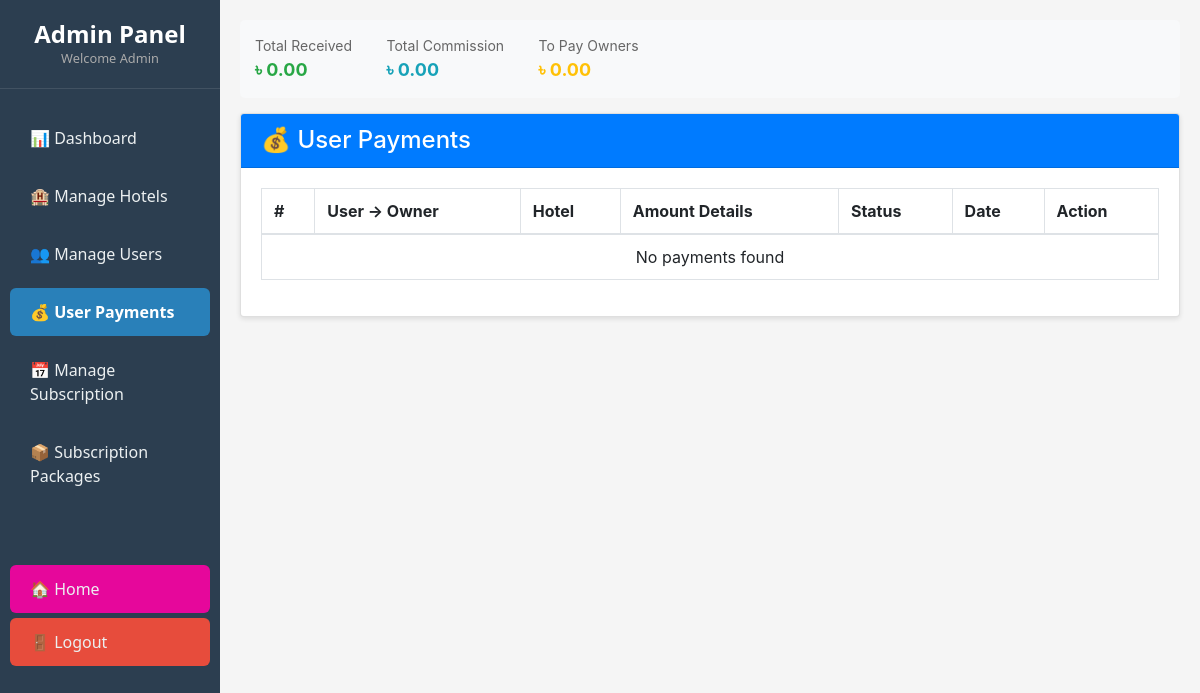
Before: /admin/manage_payments.php (signed in) with the older database file.
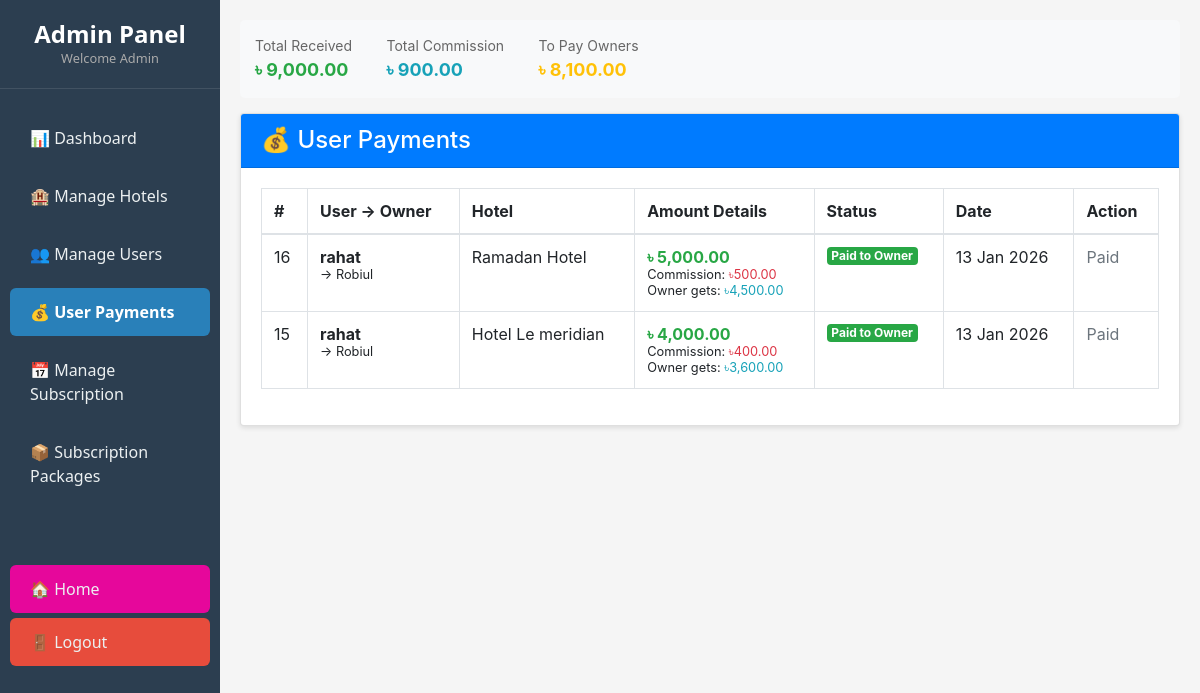
After: the same page with the newer database file.
### tables this page shows
CREATE TABLE `user_payments` (
  `id` int(11) NOT NULL,
  `user_id` int(11) DEFAULT NULL,
  `owner_id` int(11) DEFAULT NULL,
  `booking_id` int(11) DEFAULT NULL,
  `hotel_name` varchar(200) DEFAULT NULL,
  `amount` decimal(10,2) DEFAULT NULL,
  `tran_id` varchar(100) DEFAULT NULL,
  `payment_status` enum('pending','success','failed','cancelled') DEFAULT 'pending',
  `admin_status` enum('pending','paid_to_owner') DEFAULT 'pending',
  `created_at` timestamp NOT NULL DEFAULT current_timestamp(),
  `owner_paid_status` enum('pending','paid') DEFAULT 'pending',
  `owner_paid_date` timestamp NULL DEFAULT NULL,
  `commission` decimal(10,2) DEFAULT 0.00,
  `owner_amount` decimal(10,2) DEFAULT 0.00,
  `receipt_id` varchar(50) DEFAULT NULL
);

CREATE TABLE `users` (
  `id` int(11) NOT NULL,
  `name` varchar(100) DEFAULT NULL,
  `email` varchar(150) DEFAULT NULL,
  `password` varchar(255) DEFAULT NULL,
  `role` enum('admin','owner','user') DEFAULT 'user',
  `created_at` timestamp NOT NULL DEFAULT current_timestamp()
);

### admin/manage_payments.php (the view, shortened to what this page needs)
<?php
include "../db_connect.php";
include "sidebar.php";
$sql = "SELECT up.*, u.name as user_name, o.name as owner_name
        FROM user_payments up
        JOIN users u ON up.user_id = u.id
        JOIN users o ON up.owner_id = o.id
        ORDER BY up.id DESC";
$result = mysqli_query($conn, $sql);
$total_sql = "SELECT
    SUM(amount) as total_amount,
    SUM(commission) as total_commission,
    SUM(owner_amount) as total_owner_amount
    FROM user_payments";
$total_result = mysqli_query($conn, $total_sql);
$totals = mysqli_fetch_assoc($total_result);
?>
<!DOCTYPE html>
<html>
<head>
    <link rel="stylesheet" href="https://stackpath.bootstrapcdn.com/bootstrap/4.5.2/css/bootstrap.min.css">
</head>
<body>
<?php include "sidebar.php"; ?>
<div class="main">
    <div class="summary-box">
        <div class="summary-item">
            <div class="summary-label">Total Received</div>
            <div class="summary-value text-success">৳ <?= number_format($totals['total_amount'] ?? 0, 2) ?></div>
        </div>
        <div class="summary-item">
            <div class="summary-label">Total Commission</div>
            <div class="summary-value text-info">৳ <?= number_format($totals['total_commission'] ?? 0, 2) ?></div>
        </div>
        <div class="summary-item">
            <div class="summary-label">To Pay Owners</div>
            <div class="summary-value text-warning">৳ <?= number_format($totals['total_owner_amount'] ?? 0, 2) ?></div>
        </div>
    </div>
    <div class="card">
        <div class="card-header bg-primary text-white">
            <h4 class="mb-0">💰 User Payments</h4>
        </div>
        <div class="card-body">
            <div class="table-responsive">
                <table class="table table-bordered">
                    <thead>
                        <tr>
                            <th>#</th>
                            <th>User → Owner</th>
                            <th>Hotel</th>
                            <th>Amount Details</th>
                            <th>Status</th>
                            <th>Date</th>
                            <th>Action</th>
                        </tr>
                    </thead>
                    <tbody>
                        <?php if(mysqli_num_rows($result) > 0): ?>
                            <?php while($row = mysqli_fetch_assoc($result)): ?>
                            <tr>
                                <td><?= $row['id'] ?></td>
                                <td>
                                    <strong><?= $row['user_name'] ?></strong><br>
                                    <small>→ <?= $row['owner_name'] ?></small>
                                </td>
                                <td><?= $row['hotel_name'] ?></td>
                                <td>
                                    <strong class="text-success">৳ <?= number_format($row['amount'], 2) ?></strong><br>
                                    <small>Commission: <span class="text-danger">৳<?= number_format($row['commission'], 2) ?></span></small><br>
                                    <small>Owner gets: <span class="text-info">৳<?= number_format($row['owner_amount'], 2) ?></span></small>
                                </td>
                                <td>
                                    <?php if($row['owner_paid_status'] == 'paid'): ?>
                                        <span class="badge badge-paid">Paid to Owner</span>
                                    <?php else: ?>
                                        <span class="badge badge-pending">Pending</span>
                                    <?php endif; ?>
                                </td>
                                <td><?= date('d M Y', strtotime($row['created_at'])) ?></td>
                                <td>
                                    <?php if($row['owner_paid_status'] == 'pending'): ?>
                                        <a href="?pay=<?= $row['id'] ?>"
                                           class="btn btn-success btn-sm"
                                           onclick="return confirm('Pay ৳<?= number_format($row['owner_amount'], 2) ?> to <?= $row['owner_name'] ?>?')">
                                           Pay Owner
                                        </a>
                                    <?php else: ?>
                                        <span class="text-muted">Paid</span>
                                    <?php endif; ?>
                                </td>
                            </tr>
                            <?php endwhile; ?>
                        <?php else: ?>
                            <tr><td colspan="7" class="text-center">No payments found</td></tr>
                        <?php endif; ?>
                    </tbody>
                </table>
            </div>
        </div>
    </div>
</div>
</body>
</html>

### admin/sidebar.php (shortened to what this page needs)
<?php
$current_page = basename($_SERVER['PHP_SELF']);
?>
<div class="sidebar">
    <div class="sidebar-header">
        <h4>Admin Panel</h4>
        <small>Welcome Admin</small>
    </div>
    <div class="sidebar-links">
        <a href="dashboard.php" class="<?= $current_page == 'dashboard.php' ? 'active' : '' ?>">📊 Dashboard</a>
        <a href="hotels.php" class="<?= $current_page == 'hotels.php' ? 'active' : '' ?>">🏨 Manage Hotels</a>
        <a href="users.php" class="<?= $current_page == 'users.php' ? 'active' : '' ?>">👥 Manage Users</a>
    <a href="manage_payments.php" class="<?= $current_page == 'manage_payments.php' ? 'active' : '' ?>">💰 User Payments</a>
        <a href="manage_subscriptions.php" class="<?= $current_page == 'manage_subscriptions.php' ? 'active' : '' ?>">📅
            Manage Subscription</a>
        <a href="manage_packages.php" class="<?= $current_page == 'manage_packages.php' ? 'active' : '' ?>">📦 Subscription
            Packages</a>
        <a href="../index.php" class="home">🏠 Home</a>
        <a href="../logout.php" class="logout">🚪 Logout</a>
    </div>
</div>

### admin/sidebar.php (style rules this page uses)
.sidebar { width: 220px; height: 100vh; background: #2c3e50; position: fixed; left: 0; top: 0; display: flex; flex-direction: column; color: #fff; font-family: 'Segoe UI', sans-serif; }
.sidebar-header { padding: 20px; text-align: center; border-bottom: 1px solid rgba(255, 255, 255, 0.1); }
.sidebar-header h4 { margin: 0; font-weight: 700; color: #fff; }
.sidebar-header small { color: #aaa; }
.sidebar-links { padding: 20px 0; display: flex; flex-direction: column; }
.sidebar-links a { display: block; color: #ecf0f1; padding: 12px 20px; text-decoration: none; margin: 5px 10px; border-radius: 6px; transition: all 0.3s; }
.sidebar-links a.active { background: #2980b9; color: #fff; font-weight: 600; text-decoration: none; }
.sidebar-links a.logout { background: #e74c3c; margin-top: auto; margin-bottom: 20px; }
.sidebar-links a.home { background: #e6079bff; margin-top: 60px; margin-bottom: 5px; }

### admin/manage_payments.php (style rules this page uses)
body { background: #f5f5f5; }
.main { margin-left: 220px; padding: 20px; }
.card { box-shadow: 0 2px 5px rgba(0,0,0,0.1); margin-bottom: 20px; }
.badge-paid { background: #28a745; color: white; }
.summary-box { background: #f8f9fa; padding: 15px; border-radius: 5px; margin-bottom: 15px; }
.summary-item { display: inline-block; margin-right: 30px; }
.summary-label { color: #666; font-size: 14px; }
.summary-value { font-size: 18px; font-weight: bold; }

Changed rows visible on the page:
added user_payments: id "16", user.name "rahat", users.name "Robiul", hotel_name "Ramadan Hotel", amount "5,000.00", commission "500.00", owner_amount "4,500.00", owner_paid_status "Paid to Owner", created_at "13 Jan 2026"
added user_payments: id "15", user.name "rahat", users.name "Robiul", hotel_name "Hotel Le meridian", amount "4,000.00", commission "400.00", owner_amount "3,600.00", owner_paid_status "Paid to Owner", created_at "13 Jan 2026"
Other visible differences:
$totals['total_amount']: "0.00" → "9,000.00"
$totals['total_commission']: "0.00" → "900.00"
$totals['total_owner_amount']: "0.00" → "8,100.00"
text no longer shown: "No payments found"
